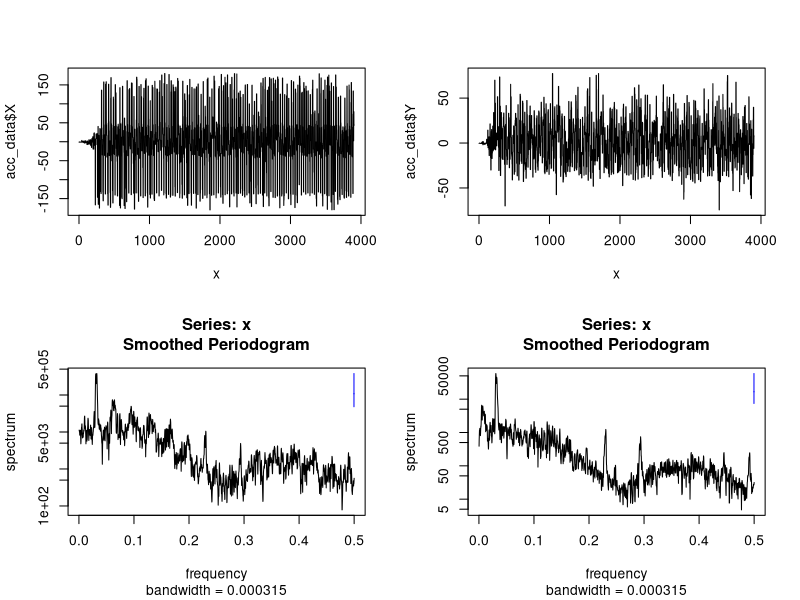

Write the R code that produced this figure.
acc_data <- read.csv("1.csv")

x = 1:length(acc_data$X)

# Set up a 2x2 grid of graphs
par(mfrow = c(2, 2))

# Plot X data
plot(x, acc_data$X, type="n")
lines(x, acc_data$X, type="l")

# Plot Y data
plot(x, acc_data$Y, type="n")
lines(x, acc_data$Y, type="l")

# Spectral analysis for X
spectrum(acc_data$X, spans = 5)
abline(0, 0)

# Spectral analysis for Y
spectrum(acc_data$Y, spans = 5)
abline(0, 0)

print(sd(acc_data$X))
print(sd(acc_data$Y))
